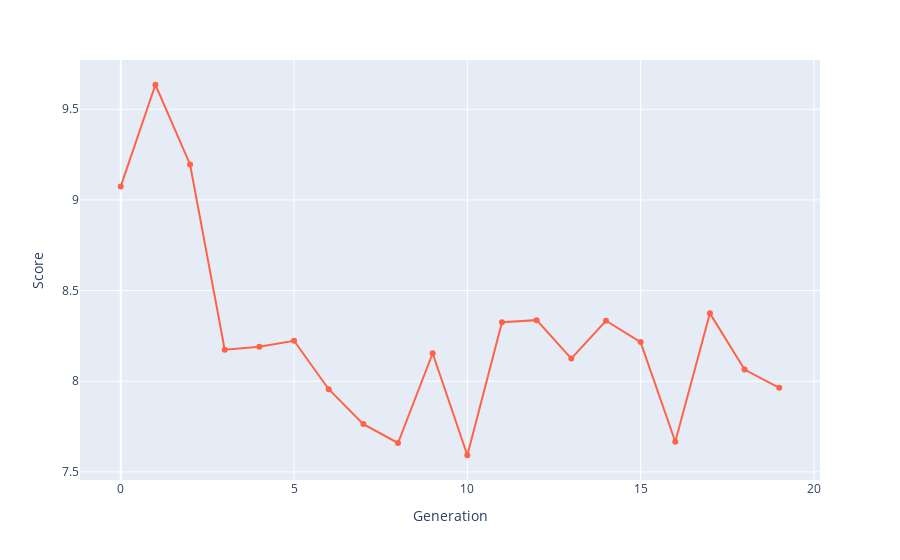

Notebook source saved alongside this figure:
### Code cell
bestRankDF = pd.DataFrame(bestRank, columns=['Score', 'Schedule'])
bestRank
bestRankDF['Generation'] = bestRankDF.index.values
fig = px.line(bestRankDF, x='Generation', y='Score',
              hover_data=['Schedule'], markers=True)
fig.update_traces(line_color='Tomato')
fig.show()
fileName = f'p{popSize}g{generations}n{nSwaps}p.html'
fig.write_html(f'charts/{fileName}', include_plotlyjs="cdn")

### Figure 1 — Plotly figure (JSON) as saved in the notebook; plotly's stock layout.template omitted (floating-point values rounded to 4 significant figures; data arrays with more than 128 entries replaced by an {"elided": "..."} marker saying what was removed)
{"data": [{"customdata": {"elided": "20x1x48 int values"}, "hovertemplate": "Generation=%{x}<br>Score=%{y}<br>Schedule=%{customdata[0]}<extra></extra>", "legendgroup": "", "line": {"color": "Tomato", "dash": "solid"}, "marker": {"symbol": "circle"}, "mode": "markers+lines", "name": "", "orientation": "v", "showlegend": false, "type": "scatter", "x": [0, 1, 2, 3, 4, 5, 6, 7, 8, 9, 10, 11, 12, 13, 14, 15, 16, 17, 18, 19], "xaxis": "x", "y": [9.074, 9.635, 9.196, 8.174, 8.19, 8.223, 7.956, 7.764, 7.659, 8.154, 7.592, 8.325, 8.337, 8.125, 8.334, 8.216, 7.666, 8.374, 8.064, 7.964], "yaxis": "y"}], "layout": {"legend": {"tracegroupgap": 0}, "margin": {"t": 60}, "xaxis": {"anchor": "y", "domain": [0, 1], "title": {"text": "Generation"}}, "yaxis": {"anchor": "x", "domain": [0, 1], "title": {"text": "Score"}}}}
